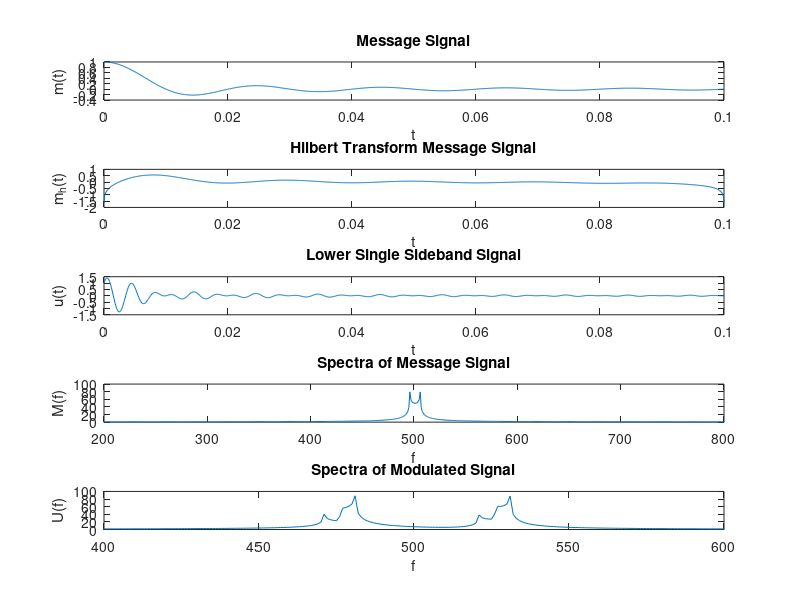

This chart was generated by the following MATLAB code:
clear all;
fc = 250;
ts = 0.0001;
t=0:ts:0.1;

figure(5);

Sm = sinc(100*t); %message signal
subplot(5,1,1); 
plot(t,Sm);
title('Message Signal')
xlabel('t');
ylabel('m(t)');

Shm = hilbert(Sm); %Hilbert transform message signal
subplot(5,1,2);
plot(t,imag(Shm));
title('Hilbert Transform Message Signal')
xlabel('t');
ylabel('m_h(t)'); 

Suu = Sm.*cos(2*pi*fc*t); %message multiply by carrier signal

Slu = Shm.*sin(2*pi*fc*t); %hilbert message multiply by hilbert carrier signal

Su = Suu+Slu;
subplot(5,1,3);
plot(t,Su);
title('Lower Single Sideband Signal')
xlabel('t');
ylabel('u(t)');

Sfm = fft(Sm); %spectra of message signal
Sfm = fftshift(Sfm);
subplot(5,1,4);
plot(abs(Sfm));
title('Spectra of Message Signal')
xlabel('f');
ylabel('M(f)');
axis([200, 800, 0, 100]);

Sfu = fft(Su); %spectra of modulated signal
Sfu = fftshift(Sfu);
subplot(5,1,5);
plot(abs(Sfu));
title('Spectra of Modulated Signal')
xlabel('f');
ylabel('U(f)');
axis([400, 600, 0, 100]);